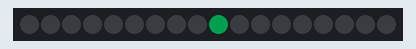
Simulated run of this sketch. Board: Arduino Uno, built with avr-gcc and run on an emulated ATmega328P. Parts: 18 RGB LEDs in strip order, left to right. Dim RGB values are drawn brighter than linear.

Above: at 0.15 s.
At 4.95 s:
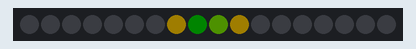
At 10.41 s:
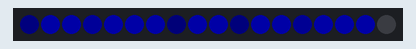
At 19.72 s:
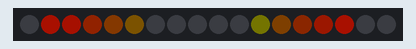
At 30.23 s:
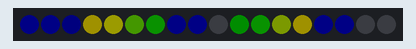
At 39.45 s:
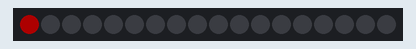

The sketch:

LEDBasics-Video5-1.ino
```cpp
#include <FastLED.h>

#define NUM_LEDS 18
#define LED_PIN 2

CRGB leds[NUM_LEDS];

uint8_t patternCounter = 0;
bool upDown = false;

void setup() {
  FastLED.addLeds<WS2812B, LED_PIN, GRB>(leds, NUM_LEDS);
  FastLED.setBrightness(50);
  Serial.begin(9600);
}

void loop() {
  switch (patternCounter) {
    case 0:
      movingDots();
      break;
    case 1:
      chaser();
      break;
    case 2:
      chaserSawTooth();
      break;
  }

  EVERY_N_SECONDS(5) {
    nextPattern();
  }

  FastLED.show();
}

void nextPattern() {
  patternCounter = (patternCounter + 1) %3;
}

void movingDots() {
  uint16_t posBeat  = beatsin16(30, 0, NUM_LEDS -1, 0, 0);
  uint16_t posBeat1 = beatsin16(60, 0, NUM_LEDS -1, 0, 0);

  uint16_t posBeat3 = beatsin16(30, 0, NUM_LEDS -1, 0, 32767);
  uint16_t posBeat4 = beatsin16(60, 0, NUM_LEDS -1, 0, 32767);

  // Wave for LED color
  uint8_t colBeat = beatsin8(45, 0, 255, 0, 0);

  leds[(posBeat + posBeat1) /2] = CHSV(colBeat, 255, 255);
  leds[(posBeat3 + posBeat4) /2] = CHSV(colBeat, 255, 255);

  fadeToBlackBy(leds, NUM_LEDS, 10);
}

void chaser() {
  uint8_t waveSpeedBPM = 30;
  uint8_t sinBeat1 = beatsin8(waveSpeedBPM, 0, NUM_LEDS -1, 0, 0);
  uint8_t sinBeat2 = sinBeat1 - 1;
  CRGB color;
  if (!upDown){
    color = CRGB::Red;
  } else {
    color = CRGB::Black;
  }
  if (sinBeat1 == 0) {
    upDown = false;
  }
  if (sinBeat1 == NUM_LEDS -1) {
    upDown = true;
  }

  leds[sinBeat1] = color;
  leds[sinBeat2] = color;
  FastLED.show();
}

void chaserSawTooth() {
  uint8_t waveSpeedBPM = 15;
  uint8_t fadeToBlackSpeed = 45;
  for (uint8_t chaserCount = 0; chaserCount < 12; chaserCount++) {
    uint8_t pos = map(beat8(waveSpeedBPM, chaserCount*330), 0, 255, 0, NUM_LEDS -1);
    leds[pos] = CRGB::Blue;
  }

  fadeToBlackBy(leds, NUM_LEDS, fadeToBlackSpeed);
  FastLED.show();
}
```
